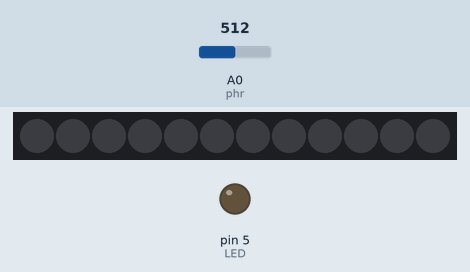
Simulated run of this sketch. Board: Arduino Uno, built with avr-gcc and run on an emulated ATmega328P. Shown: 12 RGB LEDs in strip order, left to right, output pins drawn as LEDs (lit = HIGH). The test bench sets the inputs (shaded band); at power-on: A0 (phr) = 512. Dim RGB values are drawn brighter than linear.

Above: at 1.2 s.
1.3 s: A0 (phr) set to 290
At 2.5 s:
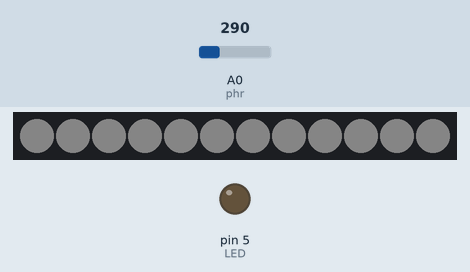
2.8 s: A0 (phr) set to 122
At 4.0 s:
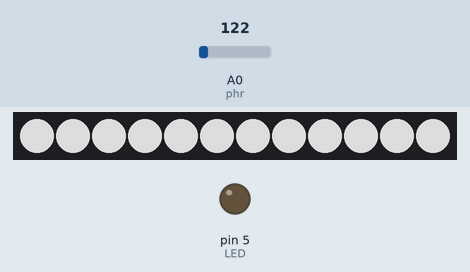
4.3 s: A0 (phr) set to 306
At 4.6 s:
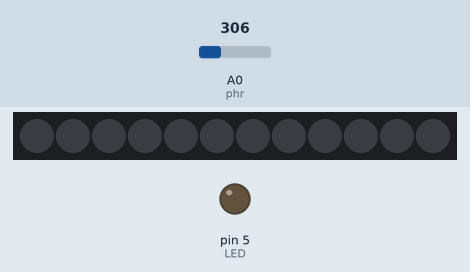
Timing chart, 0 to 7.3 s (numbered marks = the images above; inputs shaded):
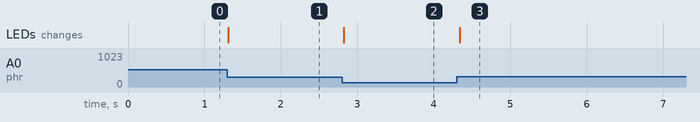

The sketch:

ringlight_photoresistor.ino
```cpp
#include <FastLED.h>

#define LED_PIN     6
#define NUM_LEDS    12
#define LED         5
#define phr         A0

CRGB leds[NUM_LEDS];
bool LEDval = 0;
int light, lightraw;
void setup() {
  //initializing the LED model, pin, number of individual LEDS
  FastLED.addLeds<WS2812, LED_PIN, GRB>(leds, NUM_LEDS);
  pinMode(LED,OUTPUT);
  pinMode(phr,INPUT);
  Serial.begin(9600);
}

void loop() {
  lightraw = analogRead(phr);
  if(lightraw < 300)
    light = map(lightraw, 300, 0, 0, 255);
  else light = 0;
  light = abs(light);
  for(int i=0; i<12; i++)
    leds[i] = CRGB(light, light, light);
  FastLED.show();
  digitalWrite(LED,LEDval);
  delay(100);
}
```

Measured:
- after the input at 1.3 s, the LEDs: change at once (image 1)
- after the input at 2.8 s, the LEDs: change at once (image 2)
- after the input at 4.3 s, the LEDs: change at once (image 3)
